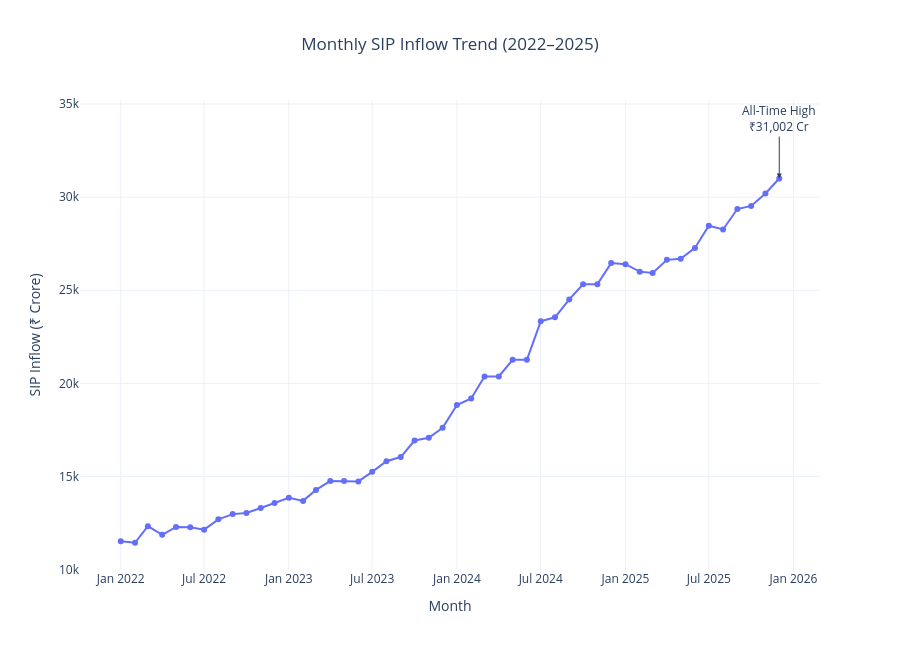

The cell this chart's notebook holds for it:
### Code cell
sip_fig = px.line(
    sip_plot,
    x="month",
    y="sip_inflow_crore",
    markers=True,
    title="Monthly SIP Inflow Trend (2022–2025)",
    labels={
        "month": "Month",
        "sip_inflow_crore": "SIP Inflow (₹ Crore)"
    }
)

max_row = sip_plot.loc[sip_plot["sip_inflow_crore"].idxmax()]

sip_fig.add_annotation(
    x=max_row["month"],
    y=max_row["sip_inflow_crore"],
    text=f"All-Time High<br>₹{max_row['sip_inflow_crore']:,.0f} Cr",
    showarrow=True,
    arrowhead=2,
    ax=0,
    ay=-60
)

sip_fig.update_layout(
    template="plotly_white",
    title_x=0.5,
    height=650
)

sip_fig.show()

### Figure 1 — Plotly figure (JSON) as saved in the notebook; plotly's stock layout.template omitted (floating-point values rounded to 4 significant figures)
{"data": [{"hovertemplate": "Month=%{x}<br>SIP Inflow (₹ Crore)=%{y}<extra></extra>", "legendgroup": "", "line": {"color": "#636efa", "dash": "solid"}, "marker": {"symbol": "circle"}, "mode": "lines+markers", "name": "", "orientation": "v", "showlegend": false, "type": "scatter", "x": ["2022-01-01T00:00:00.000000", "2022-02-01T00:00:00.000000", "2022-03-01T00:00:00.000000", "2022-04-01T00:00:00.000000", "2022-05-01T00:00:00.000000", "2022-06-01T00:00:00.000000", "2022-07-01T00:00:00.000000", "2022-08-01T00:00:00.000000", "2022-09-01T00:00:00.000000", "2022-10-01T00:00:00.000000", "2022-11-01T00:00:00.000000", "2022-12-01T00:00:00.000000", "2023-01-01T00:00:00.000000", "2023-02-01T00:00:00.000000", "2023-03-01T00:00:00.000000", "2023-04-01T00:00:00.000000", "2023-05-01T00:00:00.000000", "2023-06-01T00:00:00.000000", "2023-07-01T00:00:00.000000", "2023-08-01T00:00:00.000000", "2023-09-01T00:00:00.000000", "2023-10-01T00:00:00.000000", "2023-11-01T00:00:00.000000", "2023-12-01T00:00:00.000000", "2024-01-01T00:00:00.000000", "2024-02-01T00:00:00.000000", "2024-03-01T00:00:00.000000", "2024-04-01T00:00:00.000000", "2024-05-01T00:00:00.000000", "2024-06-01T00:00:00.000000", "2024-07-01T00:00:00.000000", "2024-08-01T00:00:00.000000", "2024-09-01T00:00:00.000000", "2024-10-01T00:00:00.000000", "2024-11-01T00:00:00.000000", "2024-12-01T00:00:00.000000", "2025-01-01T00:00:00.000000", "2025-02-01T00:00:00.000000", "2025-03-01T00:00:00.000000", "2025-04-01T00:00:00.000000", "2025-05-01T00:00:00.000000", "2025-06-01T00:00:00.000000", "2025-07-01T00:00:00.000000", "2025-08-01T00:00:00.000000", "2025-09-01T00:00:00.000000", "2025-10-01T00:00:00.000000", "2025-11-01T00:00:00.000000", "2025-12-01T00:00:00.000000"], "xaxis": "x", "y": [11517, 11438, 12328, 11863, 12286, 12276, 12140, 12694, 12976, 13040, 13306, 13573, 13856, 13687, 14276, 14749, 14749, 14734, 15245, 15814, 16042, 16928, 17073, 17610, 18838, 19187, 20371, 20371, 21262, 21262, 23332, 23547, 24509, 25323, 25320, 26459, 26400, 25999, 25926, 26632, 26688, 27274, 28464, 28265, 29361, 29529, 30200, 31002], "yaxis": "y"}], "layout": {"annotations": [{"arrowhead": 2, "ax": 0, "ay": -60, "showarrow": true, "text": "All-Time High<br>₹31,002 Cr", "x": "2025-12-01T00:00:00", "y": 31002}], "height": 650, "legend": {"tracegroupgap": 0}, "title": {"text": "Monthly SIP Inflow Trend (2022–2025)", "x": 0.5}, "xaxis": {"anchor": "y", "domain": [0, 1], "title": {"text": "Month"}}, "yaxis": {"anchor": "x", "domain": [0, 1], "title": {"text": "SIP Inflow (₹ Crore)"}}}}
